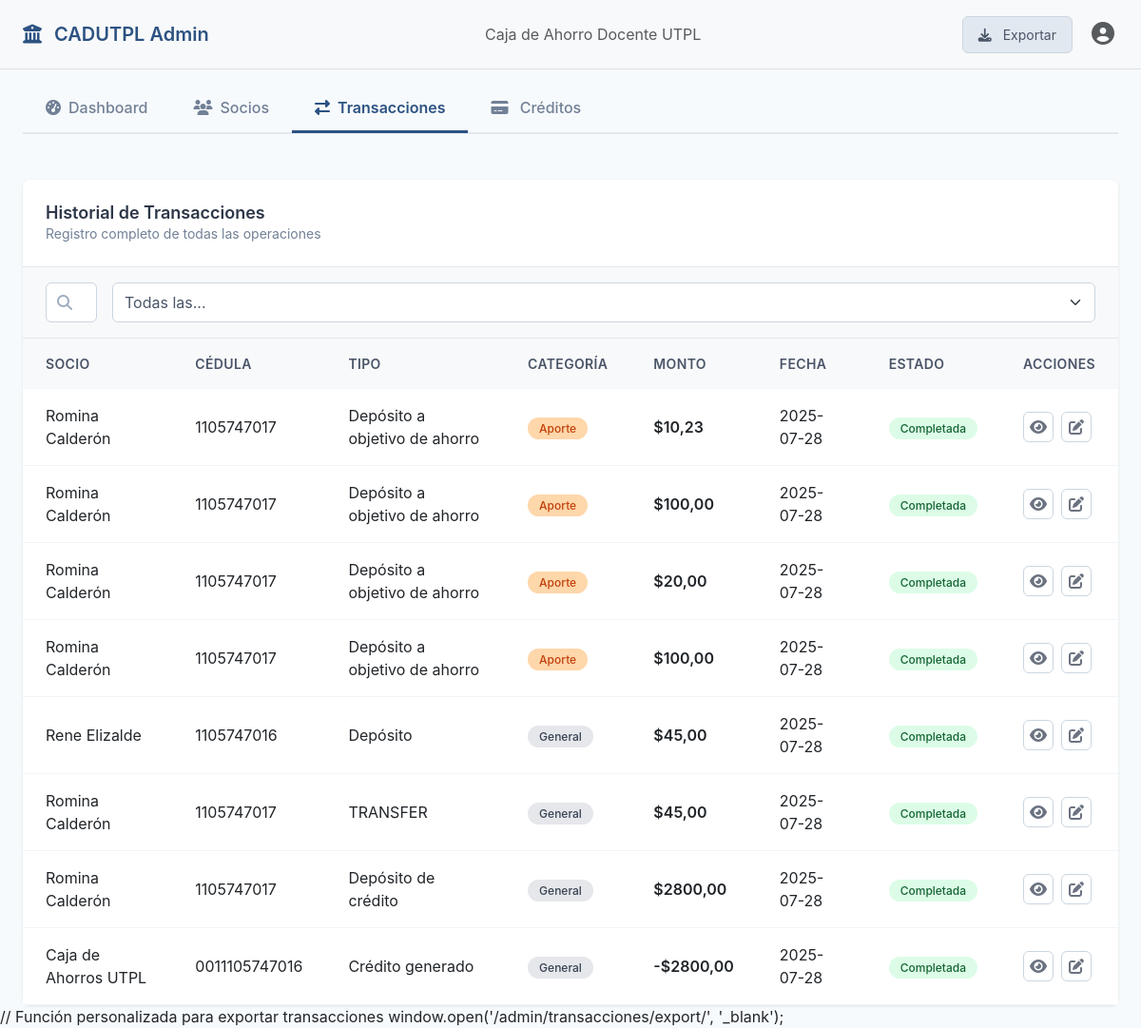
Screenshot of /transactions/admin/listar/ (signed in) with the database file from the repository.
### transactions/models.py (models this page shows, shortened)
class Transaction(models.Model):
    TRANSACTION_TYPES = [
        ("DEPOSIT", "Depósito"),
        ("WITHDRAWAL", "Retiro"),
        ("TRANSFER_SENT", "Transferencia enviada"),
        ("TRANSFER_RECEIVED", "Transferencia recibida"),
        ("PAYMENT", "Pago"),
        ("REFUND", "Reembolso"),
        ("CREDIT_DEPOSIT", "Depósito de crédito"),
        ("CREDIT_PAYMENT", "Pago de crédito"),
        ("SAVINGS_DEPOSIT", "Depósito a objetivo de ahorro"),
        ("SAVINGS_WITHDRAWAL", "Retiro de objetivo de ahorro"),
        ("SAVINGS_RETURN", "Devolución de fondos de objetivo"),
        ("APORT","Aporte")
    ]
    STATUS_CHOICES = [
        ("PENDING", "Pendiente"),
        ("COMPLETED", "Completada"),
        ("FAILED", "Fallida"),
        ("CANCELLED", "Cancelada"),
    ]
    wallet = models.ForeignKey(
        Wallet, on_delete=models.CASCADE, related_name="transactions"
    )
    transaction_type = models.CharField(max_length=20, choices=TRANSACTION_TYPES)
    amount = models.DecimalField(max_digits=10, decimal_places=2)
    recipient = models.ForeignKey(
        CustomUser,
        on_delete=models.SET_NULL,
        null=True,
        blank=True,
        related_name="received_transactions",
    )
    description = models.CharField(max_length=255)
    status = models.CharField(
        max_length=20, choices=STATUS_CHOICES, default="COMPLETED"
    )
    reference_number = models.CharField(max_length=50, unique=True, editable=False)
    created_at = models.DateTimeField(auto_now_add=True)
    updated_at = models.DateTimeField(auto_now=True)
    class Meta:
        ordering = ["-created_at"]
        db_table = "transactions"

### wallets/models.py (models this page shows, shortened)
class Wallet(models.Model):
    user = models.OneToOneField(CustomUser, on_delete=models.CASCADE, related_name='wallet')
    balance = models.DecimalField(max_digits=10, decimal_places=2, default=0)
    total_credit_line = models.DecimalField(max_digits=10, decimal_places=2, default=2000)
    available_credit = models.DecimalField(max_digits=10, decimal_places=2, default=2000)
    created_at = models.DateTimeField(auto_now_add=True)
    updated_at = models.DateTimeField(auto_now=True)

### users/models.py (models this page shows, shortened)
class CustomUser(AbstractUser):
    username = models.CharField(
        max_length=150,
        unique=True,
        verbose_name="Nombre de usuario",
        null=True,
        blank=True,  # Permite que sea opcional para los usuarios normales
    )
    email = models.EmailField(unique=True)
    phone = models.CharField(max_length=15, blank=True, null=True)
    document_type = models.CharField(
        max_length=20,
        choices=[("CEDULA", "CEDULA"), ("RUC", "RUC"), ("PASSPORT", "Pasaporte")],
    )
    document_number = models.CharField(max_length=20)
    reference_number = models.CharField(max_length=100, unique=True, default=uuid.uuid4)
    address = models.CharField(max_length=255, blank=True)
    profile_picture = models.ImageField(
        upload_to="profile_pictures/", blank=True, null=True
    )
    account_balance = models.DecimalField(max_digits=10, decimal_places=2, default=0)
    is_verified = models.BooleanField(default=False)
    preferred_currency = models.CharField(max_length=3, default="USD")
    preferred_language = models.CharField(max_length=2, default="es")
    created_at = models.DateTimeField(auto_now_add=True)
    updated_at = models.DateTimeField(auto_now=True)
    USERNAME_FIELD = "email"  # El email sigue siendo el identificador único
    REQUIRED_FIELDS = [
        "username"
    ]  # Hacer que username sea requerido para superusuarios
    objects = CustomUserManager()  # Asignar el manager personalizado
    class Meta:
        db_table = "custom_users"

### transactions/views.py (the view)
# urls.py: path("admin/listar/", transaction_list_admin, name="transaction_list_admin"),
@login_required
def transaction_list_admin(request):
    transacciones = Transaction.objects.select_related(
        "wallet__user", "recipient"
    ).order_by("-created_at")
    context = {
        "transacciones": transacciones,
    }
    return render(request, "transactions/transaction_list_admin.html", context)

### transactions/templates/transactions/transaction_list_admin.html (shortened to what this page needs)
<!DOCTYPE html>
<html lang="es">
<head>
    <link href="https://cdnjs.cloudflare.com/ajax/libs/bootstrap/5.3.0/css/bootstrap.min.css" rel="stylesheet">
    <link href="https://cdnjs.cloudflare.com/ajax/libs/font-awesome/6.4.0/css/all.min.css" rel="stylesheet">
</head>
<body>
    {% include 'navbar.html' %}
    {% include 'tabs_menu.html' %}
    <div class="container-fluid px-4 main-content">
        {% block content %}
        <div class="row">
            <div class="col-12">
                <div class="card transactions-card">
                    <div class="transactions-header">
                        <h3 class="transactions-title">Historial de Transacciones</h3>
                        <p class="transactions-subtitle">Registro completo de todas las operaciones</p>
                    </div>
                    <div class="search-filter-section">
                        <div class="search-wrapper">
                            <i class="fas fa-search search-icon"></i>
                            <input type="text" class="form-control search-input" placeholder="Buscar transacción...">
                        </div>
                        <select class="form-select filter-dropdown">
                            <option selected>Todas las...</option>
                        </select>
                    </div>
                    <div class="table-responsive">
                        <table class="table transactions-table">
                            <thead>
                                <tr>
                                    <th>Socio</th>
                                    <th>Cédula</th>
                                    <th>Tipo</th>
                                    <th>Categoría</th>
                                    <th>Monto</th>
                                    <th>Fecha</th>
                                    <th>Estado</th>
                                    <th>Acciones</th>
                                </tr>
                            </thead>
                            <tbody>
                                {% for transaction in transacciones %}
                                <tr>
                                    <td>{{ transaction.wallet.user.get_full_name }}</td>
                                    <td>{{ transaction.wallet.user.document_number }}</td>
                                    <td>{{ transaction.get_transaction_type_display }}</td>
                                    <td>
                                        {% if transaction.transaction_type == 'SAVINGS_DEPOSIT' or transaction.transaction_type == 'SAVINGS_WITHDRAWAL' or transaction.transaction_type == 'SAVINGS_RETURN' %}
                                        <span class="badge-aporte">Aporte</span>
                                        {% else %}
                                        <span class="badge-general">General</span>
                                        {% endif %}
                                    </td>
                                    <td class="{% if transaction.transaction_type == 'WITHDRAWAL' or transaction.transaction_type == 'TRANSFER_SENT' or transaction.transaction_type == 'SAVINGS_WITHDRAWAL' %}amount-negative{% elif transaction.transaction_type == 'CREDIT_PAYMENT' %}amount-neutral{% else %}amount-positive{% endif %}">
                                        {% with transaction.amount|floatformat:2 as amount %}
                                            {% if transaction.amount < 0 %}
                                                -${{ amount|stringformat:"s"|slice:"1:" }}
                                            {% else %}
                                                ${{ amount }}
                                            {% endif %}
                                        {% endwith %}
                                    </td>
                                    <td>{{ transaction.created_at|date:"Y-m-d" }}</td>
                                    <td>
                                        <span
                                            class="{% if transaction.status == 'COMPLETED' %}badge-completado{% elif transaction.status == 'PENDING' %}badge-pendiente{% elif transaction.status == 'CANCELLED' %}badge-general{% else %}badge-general{% endif %}">
                                            {{ transaction.get_status_display }}
                                        </span>
                                    </td>
                                    <td>
                                        <div class="action-buttons">
                                            <button class="btn btn-action btn-view" data-bs-toggle="modal"
                                                data-bs-target="#transactionModal"
                                                data-nombre="{{ transaction.wallet.user.get_full_name }}"
                                                data-cedula="{{ transaction.wallet.user.document_number }}"
                                                data-tipo="{{ transaction.get_transaction_type_display }}"
                                                data-tipo-codigo="{{ transaction.transaction_type }}"
                                                data-monto="{{ transaction.amount }}"
                                                data-fecha="{{ transaction.created_at|date:'Y-m-d H:i' }}"
                                                title="Ver detalles">
                                                <i class="fas fa-eye"></i>
                                            </button>
                                            <button class="btn btn-action btn-edit" title="Editar">
                                                <i class="fas fa-edit"></i>
                                            </button>
                                        </div>
                                    </td>
                                </tr>
                                {% empty %}
                                <tr>
                                    <td colspan="8" class="text-center">No hay transacciones registradas.</td>
                                </tr>
                                {% endfor %}
                            </tbody>
                        </table>
                    </div>
                </div>
            </div>
        </div>
        {% endblock %}
    </div>
    {% block export_function %}
    // Función personalizada para exportar transacciones
    window.open('/admin/transacciones/export/', '_blank');
    {% endblock %}
</body>
</html>

### templates/menu_styles.html (style rules this page uses)
body { background-color: #f7fafc; font-family: -apple-system, BlinkMacSystemFont, 'Segoe UI', Roboto, sans-serif; }
.container-fluid { max-width: 1400px; }
.main-content { min-height: calc(100vh - 200px); padding-top: 2rem; }

### transactions/templates/transactions/transaction_list_admin.html (style rules this page uses)
.transactions-card { background: white; border-radius: 0.5rem; box-shadow: 0 1px 3px 0 rgba(0, 0, 0, 0.1); border: none; }
.transactions-header { padding: 1.5rem; border-bottom: 1px solid #e2e8f0; }
.transactions-title { color: #2d3748; font-weight: 600; font-size: 1.125rem; margin: 0; }
.transactions-subtitle { color: #718096; font-size: 0.875rem; margin: 0; }
.search-filter-section { padding: 1rem 1.5rem; background-color: #f8f9fa; border-bottom: 1px solid #e2e8f0; display: flex; justify-content: space-between; align-items: center; gap: 1rem; }
.search-input { flex: 1; max-width: 300px; border: 1px solid #cbd5e0; border-radius: 0.375rem; padding: 0.5rem 0.75rem; padding-left: 2.5rem; }
.search-wrapper { position: relative; flex: 1; max-width: 300px; }
.search-icon { position: absolute; left: 0.75rem; top: 50%; transform: translateY(-50%); color: #a0aec0; }
.filter-dropdown { border: 1px solid #cbd5e0; border-radius: 0.375rem; padding: 0.5rem 2rem 0.5rem 0.75rem; background-color: white; color: #4a5568; min-width: 120px; }
.transactions-table { margin: 0; }
.transactions-table thead th { background-color: #f8f9fa; border: none; color: #4a5568; font-weight: 600; font-size: 0.875rem; padding: 1rem 1.5rem; text-transform: uppercase; letter-spacing: 0.025em; }
.transactions-table tbody td { padding: 1rem 1.5rem; border: none; border-bottom: 1px solid #f1f5f9; vertical-align: middle; }
.badge-aporte { background-color: #fed7aa; color: #c2410c; padding: 0.25rem 0.75rem; border-radius: 9999px; font-size: 0.75rem; font-weight: 500; }
.badge-general { background-color: #e5e7eb; color: #374151; padding: 0.25rem 0.75rem; border-radius: 9999px; font-size: 0.75rem; font-weight: 500; }
.badge-completado { background-color: #dcfce7; color: #166534; padding: 0.25rem 0.75rem; border-radius: 9999px; font-size: 0.75rem; font-weight: 500; }
.amount-positive { color: #059669; font-weight: 600; }
.action-buttons { display: flex; gap: 0.5rem; }
.btn-action { padding: 0.375rem; border: 1px solid #cbd5e0; border-radius: 0.375rem; background-color: white; color: #6b7280; width: 32px; height: 32px; display: flex; align-items: center; justify-content: center; }

### rows the page displays
Transaction: shows "Aporte", amount "10,23"
Transaction: shows "Aporte", amount "100,00"
Transaction: shows "Aporte", amount "20,00"
Transaction: shows "Aporte", amount "100,00"
Transaction: shows "General", amount "45,00"
Transaction: shows "General", amount "45,00"
Transaction: shows "General", amount "2800,00"
Transaction: shows "General", amount "2800,00"
